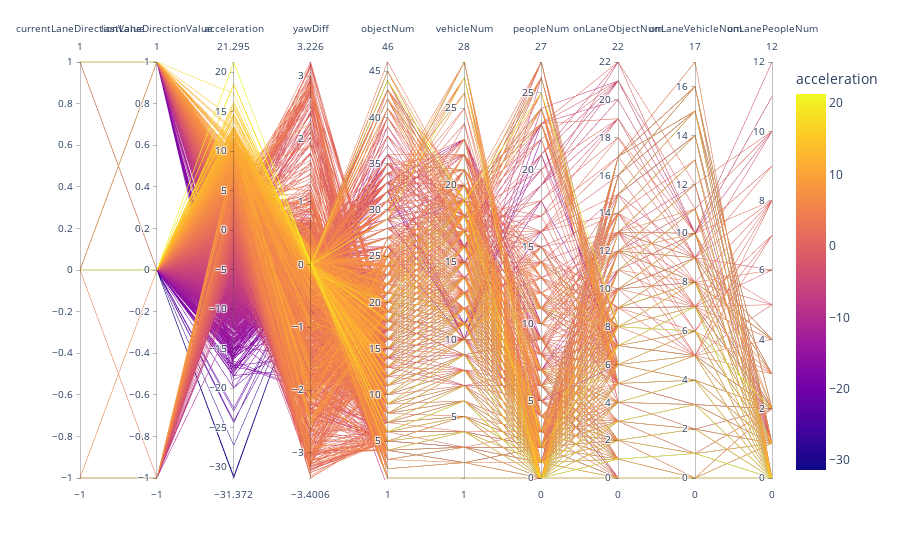

Source (notebook cell):
### Code cell
fig = px.parallel_coordinates(behaviourDf, dimensions = ['currentLaneDirectionValue', 
       'lastLaneDirectionValue', 'acceleration',
       'yawDiff', 'objectNum', 'vehicleNum', 'peopleNum',
       'onLaneObjectNum', 'onLaneVehicleNum', 'onLanePeopleNum'], color= "acceleration"
                             )
fig.show()

### Figure 1 — Plotly figure (JSON) as saved in the notebook; plotly's stock layout.template omitted (floating-point values rounded to 4 significant figures; data arrays with more than 128 entries replaced by an {"elided": "..."} marker saying what was removed)
{"data": [{"dimensions": [{"label": "currentLaneDirectionValue", "values": {"elided": "8031 int values"}}, {"label": "lastLaneDirectionValue", "values": {"elided": "8031 int values"}}, {"label": "acceleration", "values": {"elided": "8031 float values"}}, {"label": "yawDiff", "values": {"elided": "8031 float values"}}, {"label": "objectNum", "values": {"elided": "8031 int values"}}, {"label": "vehicleNum", "values": {"elided": "8031 int values"}}, {"label": "peopleNum", "values": {"elided": "8031 int values"}}, {"label": "onLaneObjectNum", "values": {"elided": "8031 int values"}}, {"label": "onLaneVehicleNum", "values": {"elided": "8031 int values"}}, {"label": "onLanePeopleNum", "values": {"elided": "8031 int values"}}], "domain": {"x": [0, 1], "y": [0, 1]}, "line": {"color": {"elided": "8031 float values"}, "coloraxis": "coloraxis"}, "name": "", "type": "parcoords"}], "layout": {"coloraxis": {"colorbar": {"title": {"text": "acceleration"}}, "colorscale": [[0, "#0d0887"], [0.1111, "#46039f"], [0.2222, "#7201a8"], [0.3333, "#9c179e"], [0.4444, "#bd3786"], [0.5556, "#d8576b"], [0.6667, "#ed7953"], [0.7778, "#fb9f3a"], [0.8889, "#fdca26"], [1, "#f0f921"]]}, "legend": {"tracegroupgap": 0}, "margin": {"t": 60}}}
